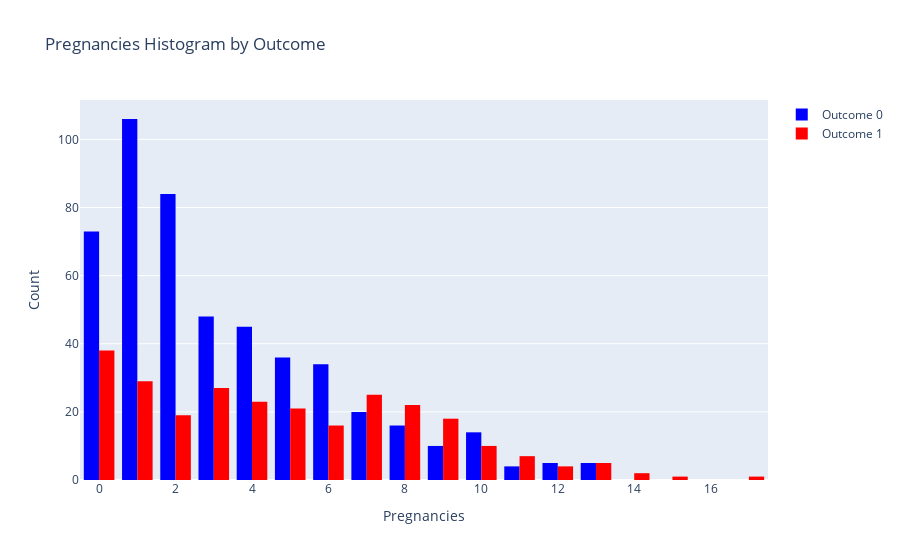

Notebook source saved alongside this figure:
### Code cell
import plotly.graph_objects as go
import pandas as pd

# Load the dataset
df = pd.read_csv('diabetes.csv')

# Create the histograms
fig = go.Figure()

# Add the histogram for Outcome 0
fig.add_trace(go.Histogram(x=df[df['Outcome'] == 0]['Pregnancies'],
                           name='Outcome 0',
                           marker=dict(color='blue')
                          ))

# Add the histogram for Outcome 1
fig.add_trace(go.Histogram(x=df[df['Outcome'] == 1]['Pregnancies'],
                           name='Outcome 1',
                           marker=dict(color='red')
                          ))

# Update the layout
fig.update_layout(
    title='Pregnancies Histogram by Outcome',
    xaxis_title='Pregnancies',
    yaxis_title='Count'
)

# Display the plot
fig.show()

### Figure 1 — Plotly figure (JSON) as saved in the notebook; plotly's stock layout.template omitted (floating-point values rounded to 4 significant figures; data arrays with more than 128 entries replaced by an {"elided": "..."} marker saying what was removed)
{"data": [{"marker": {"color": "blue"}, "name": "Outcome 0", "type": "histogram", "x": {"elided": "500 int values"}}, {"marker": {"color": "red"}, "name": "Outcome 1", "type": "histogram", "x": {"elided": "268 int values"}}], "layout": {"title": {"text": "Pregnancies Histogram by Outcome"}, "xaxis": {"title": {"text": "Pregnancies"}}, "yaxis": {"title": {"text": "Count"}}}}
